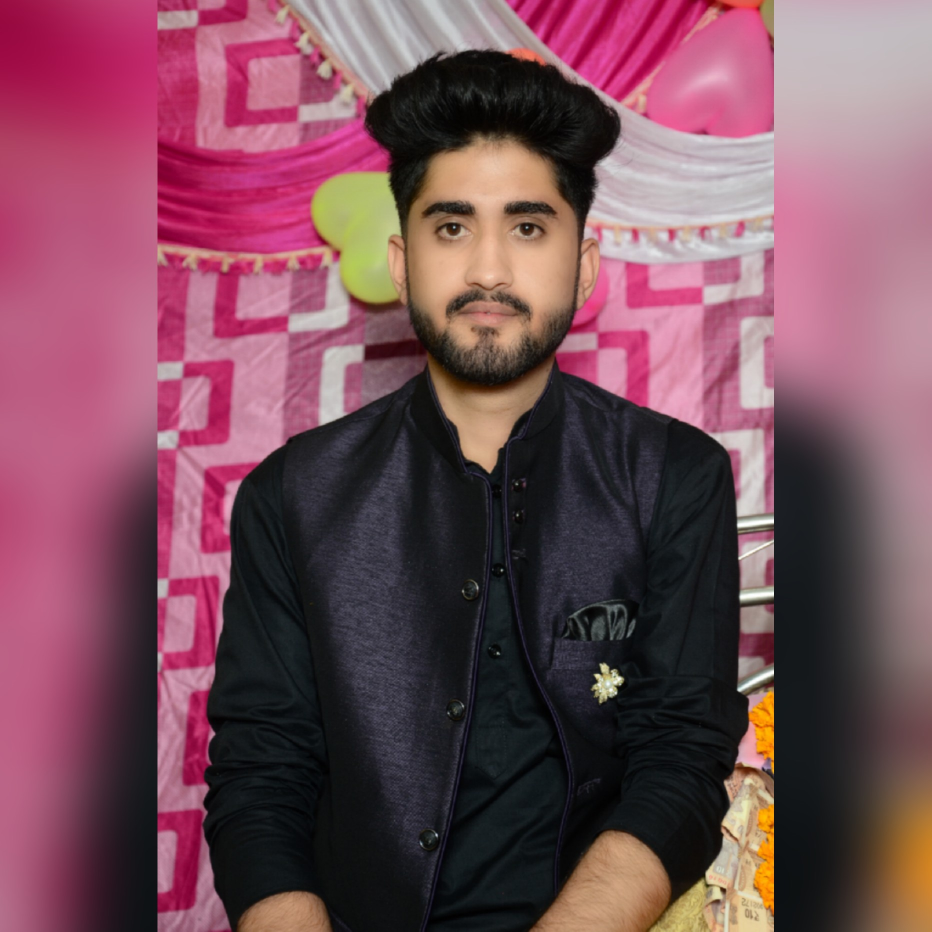
#> input picture photo.jpg, 1863 x 1863 px (shown at 1/2 size)
$ jupyter execute 'crop image.ipynb'
#> lines starting #> are read from the running program, lines starting #| are printed output that depends on the picture
[cell 1]
import cv2

[cell 2]
#read image
photo = cv2.imread('photo.jpg')
#> photo is the input picture: shape (1863, 1863, 3); mean B, G, R 89.3, 76.9, 119.6

[cell 3]
#resize image
photo = cv2.resize(photo,(500,500))
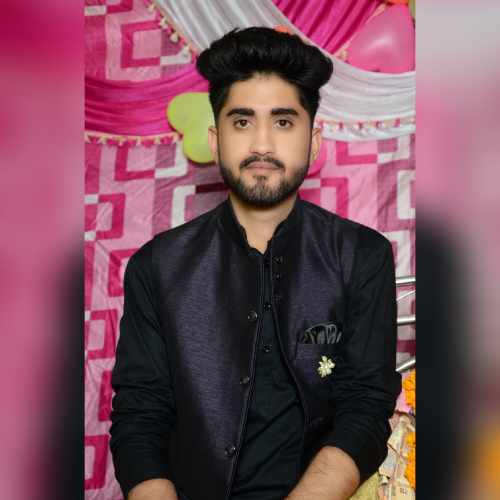
#> photo: shape (500, 500, 3); mean B, G, R 89.2, 76.8, 119.5

#display image
cv2.imshow('myimage',photo)
cv2.waitKey()
cv2.destroyAllWindows()

[cell 4]
#crop image
crop_img = photo[30:230,150:350]
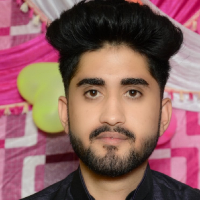
#> crop_img: shape (200, 200, 3); mean B, G, R 95.1, 96.8, 139

#display cropped image
cv2.imshow('myimage',crop_img)
cv2.waitKey()
cv2.destroyAllWindows()
